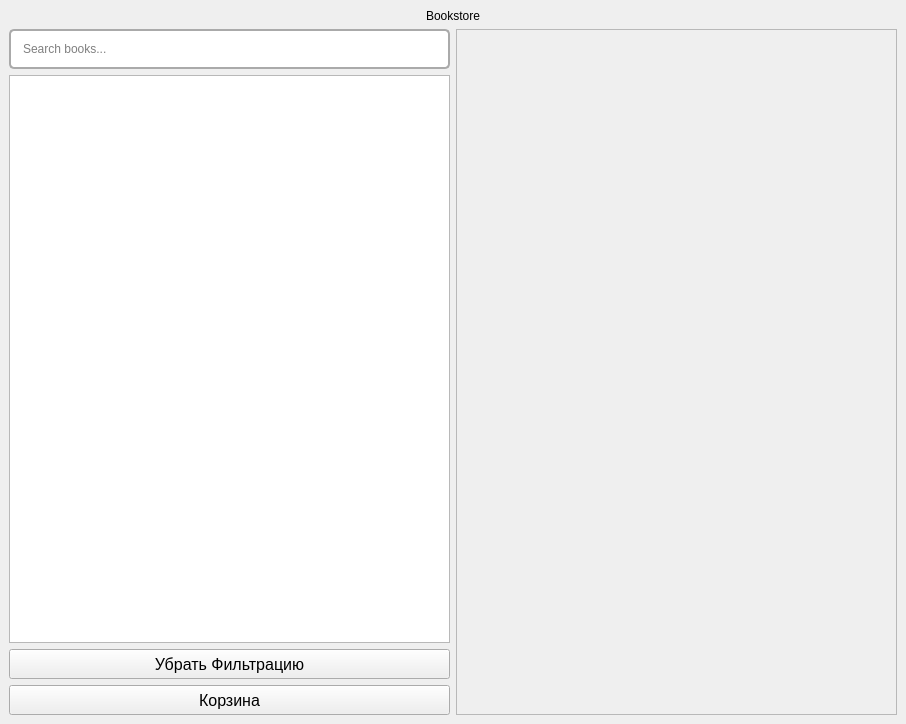
<?xml version="1.0" encoding="UTF-8"?>
<ui version="4.0">
 <class>MainWindow</class>
 <widget class="QMainWindow" name="MainWindow">
  <property name="geometry">
   <rect>
    <x>0</x>
    <y>0</y>
    <width>906</width>
    <height>724</height>
   </rect>
  </property>
  <property name="windowTitle">
   <string>Bookstore</string>
  </property>
  <widget class="QWidget" name="centralwidget">
   <layout class="QVBoxLayout" name="mainLayout">
    <item>
     <widget class="QLabel" name="titleLabel">
      <property name="styleSheet">
       <string notr="true">font: 36pt &quot;MS Shell Dlg 2&quot;;</string>
      </property>
      <property name="text">
       <string>Bookstore</string>
      </property>
      <property name="alignment">
       <set>Qt::AlignCenter</set>
      </property>
     </widget>
    </item>
    <item>
     <layout class="QHBoxLayout" name="containerLayout">
      <item>
       <layout class="QVBoxLayout" name="leftMenuLayout">
        <item>
         <widget class="QLineEdit" name="searchBar">
          <property name="styleSheet">
           <string notr="true">
               font: 14pt &quot;MS Shell Dlg 2&quot;; 
               padding: 10px;
               border: 2px solid #aaa;
               border-radius: 5px;
           </string>
          </property>
          <property name="placeholderText">
           <string>Search books...</string>
          </property>
         </widget>
        </item>
        <item>
         <widget class="QListWidget" name="categoriesList">
          <property name="styleSheet">
           <string notr="true">
               font: 16pt &quot;MS Shell Dlg 2&quot;; 
               border: 1px solid #ddd;

               /* Стиль для элементов */
               QListWidget::item {
                   padding: 10px 20px; 
                   margin: 5px 0; 
                   border-radius: 4px;
                   color: #555;
               }

               QListWidget::item:hover {
                   background-color: #ddd;
                   color: #333;
               }

               QListWidget::item:selected {
                   background-color: #5a9;
                   color: white;
               }
           </string>
          </property>
         </widget>
        </item>
        <item>
         <widget class="QPushButton" name="deleteFiltersBtn">
          <property name="minimumSize">
           <size>
            <width>0</width>
            <height>30</height>
           </size>
          </property>
          <property name="font">
           <font>
            <pointsize>12</pointsize>
           </font>
          </property>
          <property name="text">
           <string>Убрать Фильтрацию</string>
          </property>
         </widget>
        </item>
        <item>
         <widget class="QPushButton" name="cartBtn">
          <property name="minimumSize">
           <size>
            <width>0</width>
            <height>30</height>
           </size>
          </property>
          <property name="font">
           <font>
            <pointsize>12</pointsize>
           </font>
          </property>
          <property name="text">
           <string>Корзина</string>
          </property>
         </widget>
        </item>
       </layout>
      </item>
      <item>
       <widget class="QScrollArea" name="productsScrollArea">
        <property name="widgetResizable">
         <bool>true</bool>
        </property>
        <property name="alignment">
         <set>Qt::AlignJustify|Qt::AlignVCenter</set>
        </property>
        <widget class="QWidget" name="productsContainer">
         <property name="geometry">
          <rect>
           <x>0</x>
           <y>0</y>
           <width>438</width>
           <height>638</height>
          </rect>
         </property>
         <layout class="QVBoxLayout" name="productsVerticalLayout">
          <property name="spacing">
           <number>10</number>
          </property>
         </layout>
        </widget>
       </widget>
      </item>
     </layout>
    </item>
   </layout>
  </widget>
 </widget>
 <resources/>
 <connections/>
</ui>
